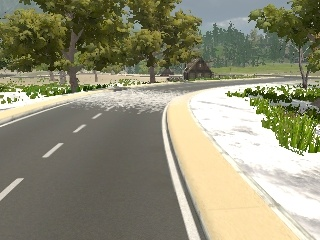
#> input picture src/team710/images/2.jpg, 320 x 240 px
$ python -i getMaskByCanny.py   (imports and definitions only)   (older library calls are emulated)
#> lines starting #> are read from the running program, lines starting #| are printed output that depends on the picture; after the words box and inside, x2 and y2 are one past the last pixel; in counts of white or black regions, pixels touching at a corner belong together
#> further down, picture is the input picture: shape (240, 320, 3); mean B, G, R 117.2, 141.5, 143.1
import cv2
import numpy as np

def getClosing(image):
    gray = cv2.cvtColor(image, cv2.COLOR_BGR2GRAY)
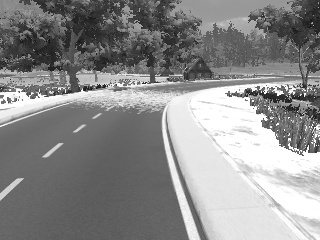
#> gray: shape (240, 320); min 14, max 255, mean 139.2
    blur = cv2.GaussianBlur(gray, (5,5), 0)
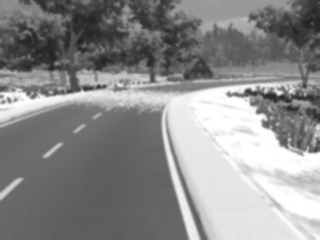
#> blur: shape (240, 320); min 32, max 255, mean 139.2
    edges = cv2.Canny(blur, 50, 60, 5)
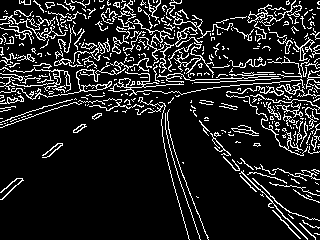
#> edges: shape (240, 320); 12.9% white in thin lines or dots
    # #cv2.imshow('edges', edges)
    kernel = np.ones((9,9),np.uint8)
    closing = cv2.morphologyEx(edges, cv2.MORPH_CLOSE, kernel)
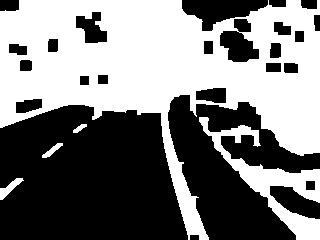
#> closing: shape (240, 320); 48.6% white; 5 white regions, box (x1, y1, x2, y2) and area: (0, 0, 320, 240) 33324, (199, 117, 320, 240) 3610, (0, 178, 24, 200) 194, (42, 143, 63, 158) 115, (73, 124, 87, 133) 64
    return closing

def getDilate(image):
    gray = cv2.cvtColor(image, cv2.COLOR_BGR2GRAY)
    blur = cv2.GaussianBlur(gray, (7,7), 0)
    edges = cv2.Canny(blur, 50, 70, 5)
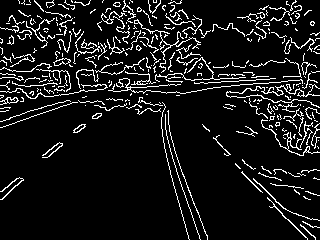
#> edges: shape (240, 320); 9.5% white in thin lines or dots
    kernel = np.ones((7,7),np.uint8)
    dilation = cv2.dilate(edges, kernel, iterations=1)
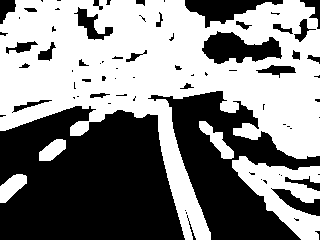
#> dilation: shape (240, 320); 52.3% white; 76 black regions (45 under 20 px), largest, box (x1, y1, x2, y2) and area: (0, 106, 185, 240) 19758, (148, 91, 320, 240) 10372, (202, 31, 282, 64) 1602
    return dilation

# [36 lines left out: functions make_coordinates, getLineMask, not called in this run]

def getLaneMaskByCanny(image):
    closing = getClosing(image)
    dilation = getDilate(image)
    # #cv2.imshow('closing', closing)
    # #cv2.imshow('dilation', dilation)
    mask = cv2.bitwise_not(closing, closing)
    mask[dilation > 100] = 0
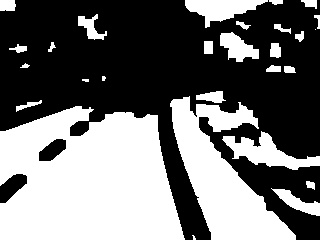
#> mask: shape (240, 320); 43.7% white; 28 white regions (4 under 20 px)
    # #cv2.imshow('canny value', mask)

    '''
    colorMask = getMergeMask(image)
    mask[colorMask > 100] = 255
    #cv2.imshow('merge', colorMask)

    line = getLineMask(image)
    #cv2.imshow('lineMask', line)
    mask[line > 100] = 0
    #cv2.imshow('finis', mask)
    '''

    final = np.zeros(mask.shape)
    im2, contours, hierarchy = cv2.findContours(mask,cv2.RETR_TREE,cv2.CHAIN_APPROX_NONE)
#> contours = 29 contours, 5 with area under 20; largest, box (x1, y1, x2, y2) and area: (0, 106, 185, 240) 19770, (170, 96, 296, 240) 7703, (222, 131, 320, 170) 1432, (185, 0, 268, 28) 1081, (220, 32, 259, 62) 613
    contours = sorted(contours, key = cv2.contourArea, reverse = True)[:1] # get largest five contour
#> contours = 1 contour; box (x1, y1, x2, y2) and area: (0, 106, 185, 240) 19770
    print ('area= ',cv2.contourArea(contours[0]))
#| area=  19769.5
    if (cv2.contourArea(contours[0]) > 12000):
        M = cv2.moments(contours[0])
#> M = moments, m00 19769.5, centre m10/m00, m01/m00 = (87.25, 180)
        cX = int(M["m10"] / M["m00"])
#> cX = 87
        cY = int(M["m01"] / M["m00"])
#> cY = 180
        print (cX, cY)
#| 87 180
        if (abs(cY - 100) < 30):
            cv2.drawContours(final, contours, 0, 255, -1)

    # #cv2.imshow('final', final)
    kernel = np.ones((5,5),np.uint8)
    dilation = cv2.dilate(final, kernel, iterations=1)
#> final: shape (240, 320) float64; every value is 0

    return dilation

# [7 lines left out: function testImage, not called in this run]

>>> import cv2
>>> picture = cv2.imread('images/2.jpg')
>>> result = getLaneMaskByCanny(picture)

$ run again, on src/team710/images/3.jpg
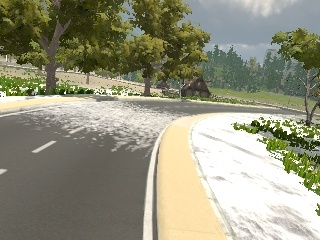
#> input picture src/team710/images/3.jpg, 320 x 240 px
#> picture is the input picture: shape (240, 320, 3); mean B, G, R 124.2, 146.1, 146.7
#> in getClosing, `edges = cv2.Canny(blur, 50, 60, 5)`:
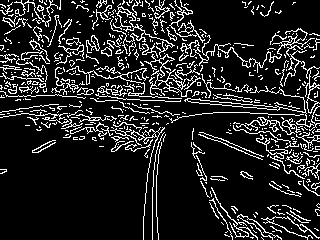
#> edges: shape (240, 320); 14.1% white in thin lines or dots
#> closing: shape (240, 320); 50.7% white; 29 black regions, largest, box (x1, y1, x2, y2) and area: (0, 115, 149, 240) 15151, (157, 102, 251, 240) 6864, (189, 0, 320, 86) 5747
#> dilation: shape (240, 320); 55.5% white; 67 black regions (41 under 20 px), largest, box (x1, y1, x2, y2) and area: (0, 117, 148, 240) 14349, (0, 98, 320, 240) 10388, (185, 0, 320, 59) 4348
#> in getLaneMaskByCanny, `mask[dilation > 100] = 0`:
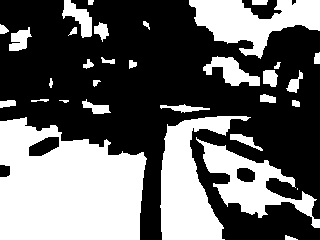
#> mask: shape (240, 320); 40.2% white; 32 white regions (2 under 20 px)
#> in getLaneMaskByCanny, `im2, contours, hierarchy = cv2.findContours(mask,cv2.RETR_TREE,cv2.CHA..`: contours = 34 contours, 6 with area under 20; largest, box (x1, y1, x2, y2) and area: (0, 117, 147, 240) 14248, (160, 116, 251, 240) 5182, (189, 0, 320, 59) 3819, (196, 137, 320, 228) 3506, (203, 56, 260, 86) 736
#> in getLaneMaskByCanny, `contours = sorted(contours, key = cv2.contourArea, reverse = True)[:1]`: contours = 1 contour; box (x1, y1, x2, y2) and area: (0, 117, 147, 240) 14248
#| area=  14248.5
#> M = moments, m00 14248.5, centre m10/m00, m01/m00 = (66.31, 187.2)
#> cX = 66
#> cY = 187
#| 66 187
#> final: shape (240, 320) float64; every value is 0

$ run again, on src/team710/images/4.jpg
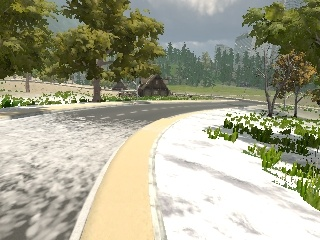
#> input picture src/team710/images/4.jpg, 320 x 240 px
#> picture is the input picture: shape (240, 320, 3); mean B, G, R 141.4, 164.3, 164.7
#> in getClosing, `edges = cv2.Canny(blur, 50, 60, 5)`:
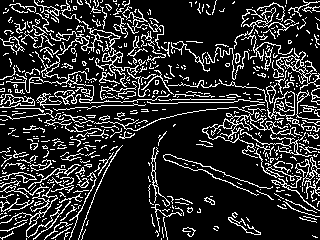
#> edges: shape (240, 320); 17.2% white in thin lines or dots
#> closing: shape (240, 320); 64.4% white; 31 black regions, largest, box (x1, y1, x2, y2) and area: (83, 103, 271, 240) 9833, (156, 160, 320, 240) 7003, (130, 0, 270, 82) 4892
#> dilation: shape (240, 320); 66.2% white; 74 black regions (45 under 20 px), largest, box (x1, y1, x2, y2) and area: (0, 112, 268, 240) 10329, (159, 159, 320, 240) 5762, (133, 0, 269, 52) 3328
#> in getLaneMaskByCanny, `mask[dilation > 100] = 0`:
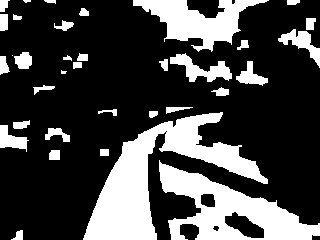
#> mask: shape (240, 320); 27% white; 35 white regions (3 under 20 px)
#> in getLaneMaskByCanny, `im2, contours, hierarchy = cv2.findContours(mask,cv2.RETR_TREE,cv2.CHA..`: contours = 39 contours, 6 with area under 20; largest, box (x1, y1, x2, y2) and area: (83, 112, 268, 240) 7444, (159, 160, 320, 240) 5960, (133, 0, 269, 52) 2899, (170, 53, 232, 82) 683, (224, 211, 265, 239) 597
#> in getLaneMaskByCanny, `contours = sorted(contours, key = cv2.contourArea, reverse = True)[:1]`: contours = 1 contour; box (x1, y1, x2, y2) and area: (83, 112, 268, 240) 7444
#| area=  7444.5
#> final: shape (240, 320) float64; every value is 0

$ run again, on src/team710/images/rbg_1.jpg
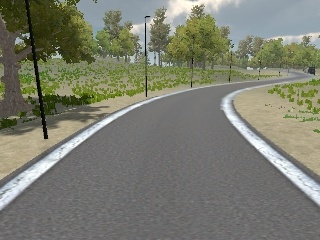
#> input picture src/team710/images/rbg_1.jpg, 320 x 240 px
#> picture is the input picture: shape (240, 320, 3); mean B, G, R 110.6, 124.6, 122.8
#> closing: shape (240, 320); 39.4% white; 7 white regions (4 under 20 px), largest, box (x1, y1, x2, y2) and area: (0, 0, 320, 214) 29999, (0, 49, 6, 101) 210, (11, 0, 15, 5) 20
#> dilation: shape (240, 320); 42.7% white; 3 white regions, box (x1, y1, x2, y2) and area: (0, 0, 320, 212) 32283, (0, 45, 9, 104) 427, (90, 0, 101, 7) 73
#> in getLaneMaskByCanny, `mask[dilation > 100] = 0`:
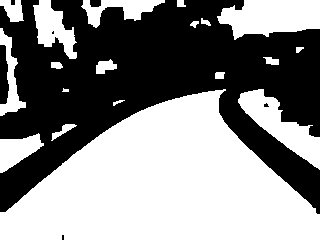
#> mask: shape (240, 320); 53% white; 7 black regions (3 under 20 px)
#> in getLaneMaskByCanny, `im2, contours, hierarchy = cv2.findContours(mask,cv2.RETR_TREE,cv2.CHA..`: contours = 21 contours, 3 with area under 20; largest, box (x1, y1, x2, y2) and area: (0, 89, 320, 240) 29538, (217, 0, 320, 40) 2851, (238, 89, 320, 170) 2326, (33, 0, 77, 59) 1254, (81, 0, 165, 28) 916
#> in getLaneMaskByCanny, `contours = sorted(contours, key = cv2.contourArea, reverse = True)[:1]`: contours = 1 contour; box (x1, y1, x2, y2) and area: (0, 89, 320, 240) 29538
#| area=  29537.5
#> M = moments, m00 29537.5, centre m10/m00, m01/m00 = (163.7, 184.9)
#> cX = 163
#> cY = 184
#| 163 184
#> final: shape (240, 320) float64; every value is 0
